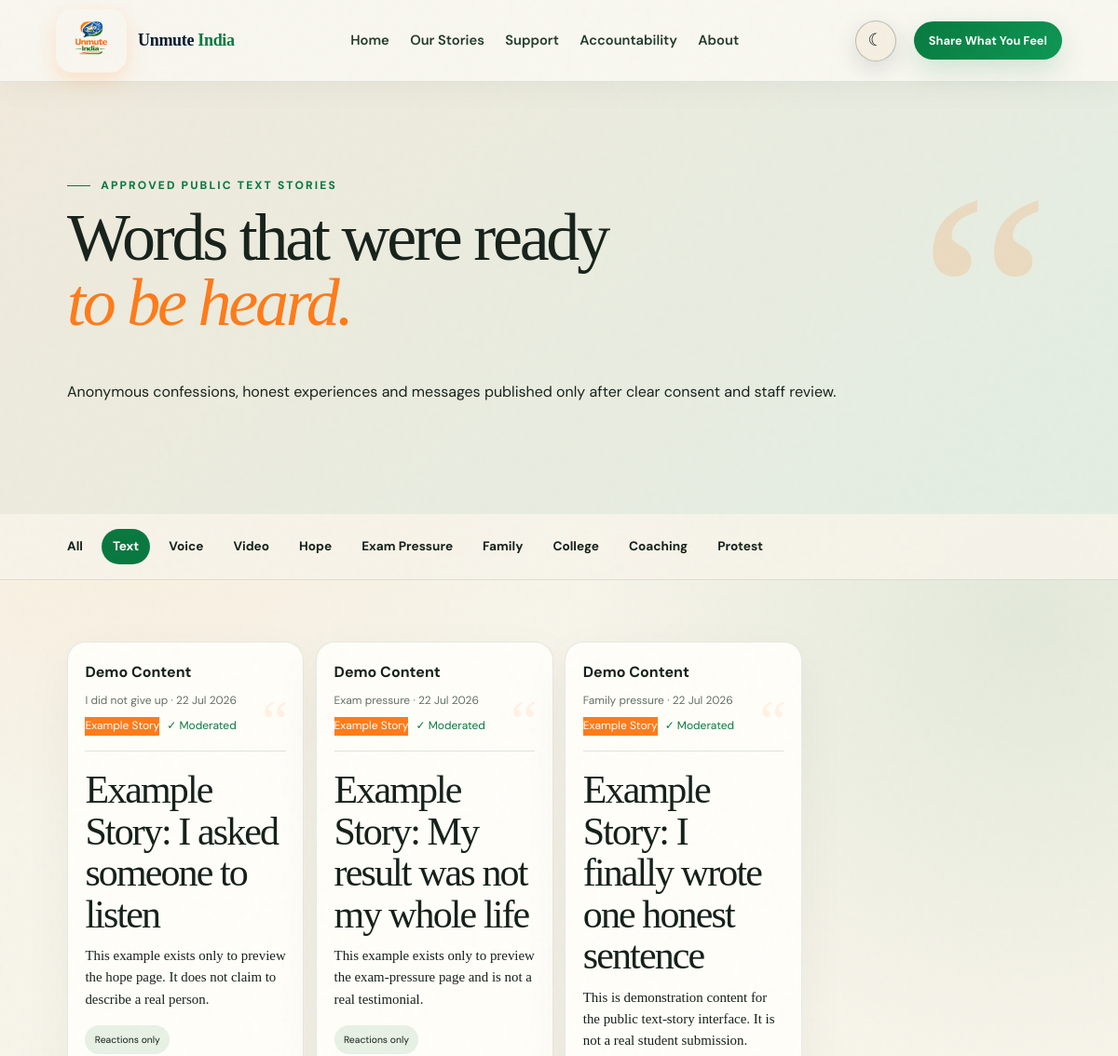
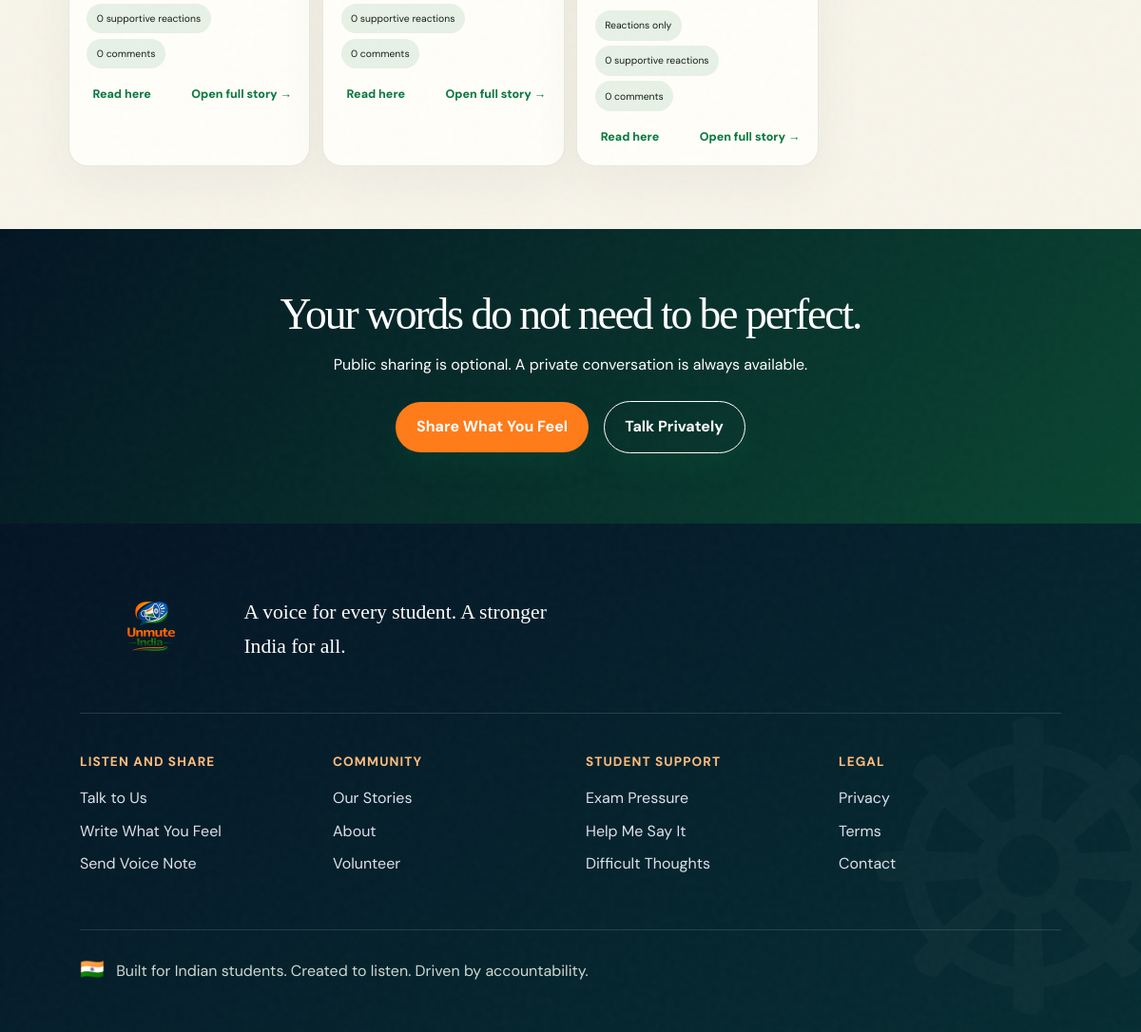
The page /stories/text/ on the database its author committed (2 pictures, top to bottom).
### indiaApp/models.py (models this page shows, shortened)
class TimeStampedModel(models.Model):
    created_at = models.DateTimeField(auto_now_add=True)
    updated_at = models.DateTimeField(auto_now=True)
    class Meta:
        abstract = True

class Story(TimeStampedModel):
    MODES = [('support','Support only'),('advice','Advice welcome'),('none','No comments')]
    FORMATS = [('text','Text'),('voice','Voice'),('video','Video')]
    TOPICS = [('heard','Needed to be heard'),('alone','I thought I was alone'),('listened','Someone listened to me'),('hope','I did not give up'),('message','To another student'),('exam','Exam pressure'),('family','Family pressure'),('college','College life'),('coaching','Coaching pressure'),('protest','Protest experience')]
    title = models.CharField(max_length=140, blank=True)
    body = models.TextField()
    slug = models.SlugField(unique=True)
    display_name = models.CharField(max_length=80, blank=True)
    age_group = models.CharField(max_length=40, blank=True)
    state = models.CharField(max_length=80, blank=True)
    story_format = models.CharField(max_length=10, choices=FORMATS, default='text', db_index=True)
    topic = models.CharField(max_length=20, choices=TOPICS, default='heard', db_index=True)
    public_media = models.FileField(upload_to='stories/', blank=True, validators=[FileExtensionValidator(['mp3','m4a','wav','ogg','webm','mp4','mov'])])
    transcript = models.TextField(blank=True)
    duration = models.CharField(max_length=12, blank=True)
    content_warning = models.CharField(max_length=180, blank=True)
    face_hidden = models.BooleanField(default=False)
    audio_only = models.BooleanField(default=False)
    approved = models.BooleanField(default=False, db_index=True)
    comment_mode = models.CharField(max_length=10, choices=MODES, default='support')
    moderation_status = models.CharField(max_length=12, choices=[('draft','Draft'),('review','Pending Review'),('published','Published'),('rejected','Rejected'),('archived','Archived')], default='review', db_index=True)
    public_consent = models.BooleanField(default=False, db_index=True)
    privacy_review_complete = models.BooleanField(default=False, db_index=True)
    location_consented = models.BooleanField(default=False)
    published_at = models.DateTimeField(null=True, blank=True, db_index=True)
    removed_at = models.DateTimeField(null=True, blank=True, db_index=True)
    featured = models.BooleanField(default=False, db_index=True)
    thumbnail = models.ImageField(upload_to='story_thumbnails/', blank=True)
    is_demo = models.BooleanField(default=False, db_index=True)

### indiaApp/views.py (the view)
# urls.py: path('stories/text/', views.story_format_page, {'story_format':'text'}, name='text_stories'),
def story_format_page(request, story_format):
    templates={'text':'stories/text_stories.html','voice':'stories/voice_stories.html','video':'stories/video_stories.html'}
    if story_format not in templates: return redirect('stories')
    page=Paginator(public_stories().filter(story_format=story_format), 8 if story_format!='video' else 4).get_page(request.GET.get('page'))
    return render(request,templates[story_format],{'page_obj':page,'stories':page.object_list,'story_format':story_format})

### indiaApp/views.py (called while the page is built)
def public_stories():
    return Story.objects.filter(approved=True, moderation_status='published', public_consent=True, privacy_review_complete=True, removed_at__isnull=True).annotate(reaction_count=Count('reactions', distinct=True), comment_count=Count('comments', filter=Q(comments__approved=True), distinct=True)).order_by('-featured','-published_at','-created_at')

### templates/stories/text_stories.html
{% extends 'base.html' %}{% load static %}{% block title %}Text Stories | Unmute India{% endblock %}{% block css %}<meta name="description" content="Read moderated, consent-led text stories shared publicly by students across India."><link rel="stylesheet" href="{% static 'css/stories/text_stories.css' %}">{% endblock %}{% block content %}<header class="collection-hero text-collection"><div><p class="eyebrow green">APPROVED PUBLIC TEXT STORIES</p><h1>Words that were ready <em>to be heard.</em></h1><p>Anonymous confessions, honest experiences and messages published only after clear consent and staff review.</p></div><span aria-hidden="true">“</span></header>{% include 'stories/_collection_nav.html' with active='text' %}<section class="text-story-list">{% for story in stories %}<article class="text-story{% if forloop.counter|divisibleby:2 %} offset{% endif %}"><div class="story-paper-meta"><div><b>{{ story.display_name|default:'Anonymous Student' }}</b><span>{{ story.get_topic_display }} · {{ story.published_at|default:story.created_at|date:'d M Y' }}</span></div><div>{% if story.is_demo %}<span class="demo-badge">Example Story</span>{% endif %}<span>✓ Moderated</span></div></div>{% if story.content_warning %}<p class="content-warning">Content note: {{ story.content_warning }}</p>{% endif %}<span class="paper-quote">“</span><h2>{{ story.title|default:'Something I chose to share' }}</h2><div class="story-preview" data-preview><p>{{ story.body|truncatewords:70 }}</p><div class="story-full" hidden>{{ story.body|linebreaks }}</div></div><div class="story-preferences"><span>{% if story.comment_mode == 'advice' %}Advice welcome{% elif story.comment_mode == 'none' %}Reactions only{% else %}Support only — please avoid unsolicited advice{% endif %}</span><span>{{ story.reaction_count }} supportive reactions</span><span>{{ story.comment_count }} comments</span></div><div class="story-actions"><button type="button" data-expand>Read here</button><a href="{% url 'story_detail' story.slug %}">Open full story →</a></div></article>{% empty %}<div class="collection-empty"><span>✎</span><h2>No published text stories yet.</h2><p>Nothing becomes public without clear permission and staff approval.</p><a class="pill" href="{% url 'talk' %}">Share What You Feel</a><a class="quiet-link" href="{% url 'talk' %}">Talk Privately</a></div>{% endfor %}{% include 'stories/_pagination.html' %}</section><section class="collection-final"><h2>Your words do not need to be perfect.</h2><p>Public sharing is optional. A private conversation is always available.</p><a class="pill saffron" href="{% url 'share' 'text' %}">Share What You Feel</a><a class="pill ghost" href="{% url 'talk' %}">Talk Privately</a></section>{% endblock %}{% block js %}<script src="{% static 'js/stories/text_stories.js' %}" defer></script>{% endblock %}

### templates/base.html (shortened to what this page needs)
{% load static %}
<!doctype html><html lang="en" data-theme="light"><head><link rel="stylesheet" href="{% static 'css/base.css' %}"><link rel="stylesheet" href="{% static 'css/components.css' %}">{% block css %}{% endblock %}<link rel="stylesheet" href="{% static 'css/contrast-fixes.css' %}"><link rel="stylesheet" href="{% static 'css/responsive.css' %}"></head><body><div class="grain" aria-hidden="true"></div><header class="nav"><a class="brand" href="{% url 'home' %}"><img src="{% static 'images/brand/unmute-india.webp' %}" alt=""><strong>Unmute <i>India</i></strong></a><nav id="navlinks"><a href="{% url 'home' %}">Home</a><a href="{% url 'stories' %}">Our Stories</a><a href="{% url 'page' 'support' %}">Support</a><a href="{% url 'page' 'accountability' %}">Accountability</a><a href="{% url 'page' 'about' %}">About</a></nav><button class="theme" aria-label="Switch colour theme"></button><a class="pill small" href="{% url 'talk' %}">Share What You Feel</a></header><main id="main">{% block content %}{% endblock %}</main><footer><div class="footer-mark"><img src="{% static 'images/brand/unmute-india.webp' %}" alt="Unmute India"><p>A voice for every student. A stronger India for all.</p></div><div class="footer-grid"><div><h3>Listen and Share</h3><a href="{% url 'talk' %}">Talk to Us</a><a href="{% url 'share' 'text' %}">Write What You Feel</a><a href="{% url 'share' 'audio' %}">Send Voice Note</a></div><div><h3>Community</h3><a href="{% url 'stories' %}">Our Stories</a><a href="{% url 'page' 'about' %}">About</a><a href="{% url 'volunteer' %}">Volunteer</a></div><div><h3>Student Support</h3><a href="{% url 'page' 'support' %}">Exam Pressure</a><a href="{% url 'page' 'help-me-say-it' %}">Help Me Say It</a><a href="{% url 'safety' %}">Difficult Thoughts</a></div><div><h3>Legal</h3><a href="{% url 'page' 'privacy' %}">Privacy</a><a href="{% url 'page' 'terms' %}">Terms</a><a href="{% url 'page' 'contact' %}">Contact</a></div></div><p class="footer-line"><span>🇮🇳</span> Built for Indian students. Created to listen. Driven by accountability.</p></footer></body></html>

### templates/stories/_collection_nav.html (shortened to what this page needs)
<nav class="story-filters collection-nav" aria-label="Story collections"><a href="{% url 'stories' %}">All</a><a href="{% url 'text_stories' %}"{% if active == 'text' %} class="active"{% endif %}>Text</a><a href="{% url 'voice_stories' %}">Voice</a><a href="{% url 'video_stories' %}">Video</a><a href="{% url 'hope_stories' %}">Hope</a><a href="{% url 'exam_pressure_stories' %}">Exam Pressure</a><a href="{% url 'family_pressure_stories' %}">Family</a><a href="{% url 'college_life_stories' %}">College</a><a href="{% url 'coaching_pressure_stories' %}">Coaching</a><a href="{% url 'protest_experience_stories' %}">Protest</a></nav>

### static/css/base.css (style rules this page uses)
:root { --navy:#081a2f;--blue:#14213d;--cream:#fff9f0;--paper:#fffdf8;--peach:#ffe7d6;--lav:#e9e3ff;--green:#138808;--softgreen:#e4f4ea;--orange:#ff7a00;--ink:#20242a;--muted:#606873;--shadow:0 20px 60px #14213d14;--radius:26px }
html { scroll-behavior:smooth }
* { box-sizing:border-box }
body { margin:0;background:var(--cream);color:var(--ink);font-family:'DM Sans',system-ui,sans-serif;line-height:1.65 }
body,header,section,footer { transition:background .25s,color .25s }
a { color:inherit;text-decoration:none }
img { max-width:100%;display:block }
.nav { height:78px;padding:0 clamp(1rem,5vw,5rem);display:flex;align-items:center;gap:1.2rem;background:color-mix(in srgb,var(--cream) 92%,transparent);backdrop-filter:blur(12px);position:sticky;top:0;z-index:20;border-bottom:1px solid #7772 }
.brand { font-weight:800;color:var(--navy);white-space:nowrap }
.nav nav { display:flex;gap:1.4rem;margin:auto }
.nav nav a { font-size:.92rem }
.theme,.menu { border:0;background:transparent;font-size:1.2rem;cursor:pointer }
.pill { display:inline-flex;align-items:center;justify-content:center;border:0;border-radius:999px;padding:.85rem 1.35rem;background:var(--green);color:white;font:inherit;font-weight:700;cursor:pointer }
.pill.small { font-size:.8rem;padding:.65rem 1rem }
.pill.saffron { background:var(--orange) }
.pill.ghost { background:transparent;border:1px solid currentColor }
.eyebrow { font-size:.75rem;letter-spacing:.18em;font-weight:800 }
.eyebrow.green { color:var(--green) }
h1,h2,h3,p { margin-top:0 }
h1 { font-size:clamp(2.7rem,6vw,6.4rem);line-height:.96;letter-spacing:-.06em }
h2 { font-size:clamp(2.15rem,4.5vw,4.6rem);line-height:1.08;letter-spacing:-.05em }
h2 em,h1 em { font-family:'Playfair Display',serif;color:var(--orange) }
section { padding:clamp(4.5rem,9vw,9rem) clamp(1.2rem,7vw,7.5rem) }
footer { background:var(--navy);color:#fff;padding:4rem clamp(1.2rem,7vw,7.5rem) 2rem }
.footer-grid { display:grid;grid-template-columns:repeat(4,1fr);gap:2rem;margin-bottom:3rem }
.footer-grid a { display:block;color:#dce3eb;margin:.5rem 0 }
.footer-grid h3 { font-size:.85rem;color:#ffbd7d;text-transform:uppercase;letter-spacing:.08em }
.brand img { width:76px!important;height:68px!important }
.brand strong { font-size:1.13rem!important }
:root { --navy:#061a30;--blue:#073f7d;--cream:#f7f4ea;--paper:#fffef9;--peach:#fff0df;--lav:#e8edf4;--green:#08783f;--softgreen:#e7f1e5;--orange:#ff7b19;--ink:#142019;--muted:#637065;--gold:#d7a548;--shadow:0 28px 80px #06243a1c;--radius:32px }
body { background:radial-gradient(circle at 8% 15%,#ffca8b30,transparent 26%),radial-gradient(circle at 92% 30%,#64a67c24,transparent 25%),var(--cream) }
.grain { position:fixed;inset:0;z-index:999;pointer-events:none;opacity:.035;}
.nav { height:88px;background:#f9f7f0df;border-bottom:1px solid #1237241a;box-shadow:0 8px 32px #06243a0a }
.brand { display:flex;align-items:center;gap:.75rem }
.brand img { width:62px;height:58px;object-fit:cover;object-position:50% 27%;border-radius:18px;box-shadow:0 8px 22px #ff7b1930 }
.brand strong { font-family:Georgia,serif;font-size:1.02rem;letter-spacing:-.02em }
.brand i { color:var(--green);font-style:normal }
.nav nav a { position:relative;font-weight:600;color:#21392c }
.nav nav a::after { content:"";position:absolute;left:0;right:100%;bottom:-8px;height:2px;background:linear-gradient(90deg,var(--orange),var(--green));transition:right .3s }
.pill { background:linear-gradient(135deg,#08783f,#0d9854);box-shadow:0 12px 30px #08783f28;transition:transform .25s,box-shadow .25s }
.eyebrow::before { content:"";display:inline-block;width:25px;height:1px;background:currentColor;vertical-align:middle;margin-right:.7rem }
h1,h2 { font-family:Georgia,'Times New Roman',serif;font-weight:500;letter-spacing:-.045em }
footer { position:relative;background:linear-gradient(145deg,#041425,#062d32);overflow:hidden }
footer::after { content:"☸";position:absolute;right:-70px;bottom:-180px;font-size:420px;color:#fff;opacity:.025 }
.footer-mark { display:flex;align-items:center;gap:1.4rem;padding-bottom:2.5rem;margin-bottom:2.5rem;border-bottom:1px solid #fff2 }
.footer-mark img { width:150px;height:95px;object-fit:cover;object-position:50% 30%;border-radius:18px }
.footer-mark p { font-family:Georgia,serif;font-size:1.35rem;margin:0;max-width:360px }
.footer-line { border-top:1px solid #fff2;padding-top:1.5rem;color:#cdd9d2 }
.footer-line span { font-size:1.3rem;margin-right:.5rem }

### rows shown on the page
Story: display_name "Demo Content", topic "I did not give up", published_at "22 Jul 2026", is_demo "Example Story", title "Example Story: I asked someone to listen", body "This example exists only to preview the hope page. It does not claim to describe a real person.", comment_mode "Reactions only", reaction_count "0", comment_count "0"
Story: display_name "Demo Content", topic "Exam pressure", published_at "22 Jul 2026", is_demo "Example Story", title "Example Story: My result was not my whole life", body "This example exists only to preview the exam-pressure page and is not a real testimonial.", comment_mode "Reactions only", reaction_count "0", comment_count "0"
Story: display_name "Demo Content", topic "Family pressure", published_at "22 Jul 2026", is_demo "Example Story", title "Example Story: I finally wrote one honest sentence", body "This is demonstration content for the public text-story interface. It is not a real student submission.", comment_mode "Reactions only", reaction_count "0", comment_count "0"
